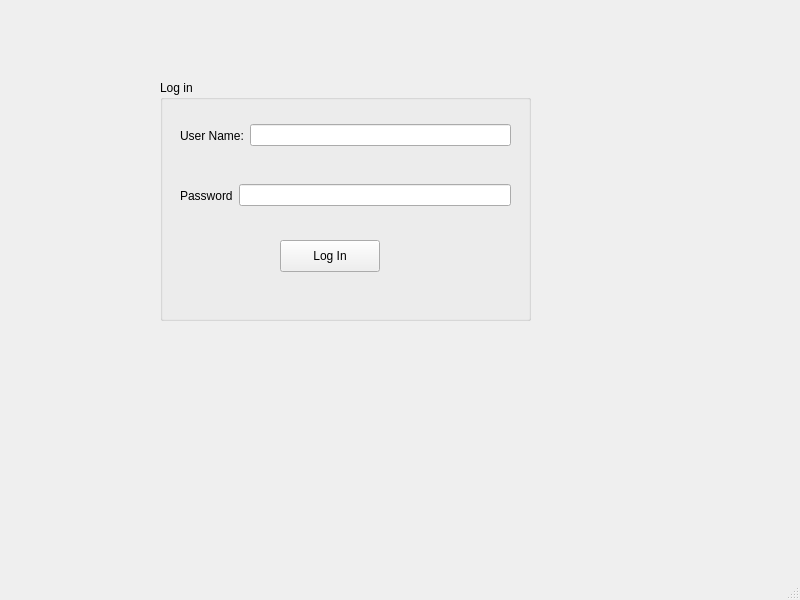
<?xml version="1.0" encoding="UTF-8"?>
<ui version="4.0">
 <class>MainWindow</class>
 <widget class="QMainWindow" name="MainWindow">
  <property name="geometry">
   <rect>
    <x>0</x>
    <y>0</y>
    <width>800</width>
    <height>600</height>
   </rect>
  </property>
  <property name="windowTitle">
   <string>MainWindow</string>
  </property>
  <widget class="QWidget" name="centralwidget">
   <widget class="QGroupBox" name="groupBox">
    <property name="geometry">
     <rect>
      <x>160</x>
      <y>80</y>
      <width>371</width>
      <height>241</height>
     </rect>
    </property>
    <property name="title">
     <string>Log in</string>
    </property>
    <widget class="QLabel" name="label">
     <property name="geometry">
      <rect>
       <x>190</x>
       <y>50</y>
       <width>58</width>
       <height>16</height>
      </rect>
     </property>
     <property name="text">
      <string/>
     </property>
    </widget>
    <widget class="QPushButton" name="pushButton_login">
     <property name="geometry">
      <rect>
       <x>120</x>
       <y>160</y>
       <width>100</width>
       <height>32</height>
      </rect>
     </property>
     <property name="text">
      <string>Log In</string>
     </property>
    </widget>
    <widget class="QWidget" name="">
     <property name="geometry">
      <rect>
       <x>20</x>
       <y>30</y>
       <width>331</width>
       <height>51</height>
      </rect>
     </property>
     <layout class="QHBoxLayout" name="horizontalLayout">
      <item>
       <widget class="QLabel" name="username">
        <property name="text">
         <string>User Name:</string>
        </property>
       </widget>
      </item>
      <item>
       <widget class="QLineEdit" name="lineEdit_2"/>
      </item>
     </layout>
    </widget>
    <widget class="QWidget" name="">
     <property name="geometry">
      <rect>
       <x>20</x>
       <y>90</y>
       <width>331</width>
       <height>51</height>
      </rect>
     </property>
     <layout class="QHBoxLayout" name="horizontalLayout_2">
      <item>
       <widget class="QLabel" name="password">
        <property name="text">
         <string>Password</string>
        </property>
       </widget>
      </item>
      <item>
       <widget class="QLineEdit" name="lineEdit"/>
      </item>
     </layout>
    </widget>
   </widget>
   <widget class="QLabel" name="label_3">
    <property name="geometry">
     <rect>
      <x>210</x>
      <y>280</y>
      <width>62</width>
      <height>74</height>
     </rect>
    </property>
    <property name="text">
     <string/>
    </property>
   </widget>
  </widget>
  <widget class="QMenuBar" name="menubar">
   <property name="geometry">
    <rect>
     <x>0</x>
     <y>0</y>
     <width>800</width>
     <height>24</height>
    </rect>
   </property>
  </widget>
  <widget class="QStatusBar" name="statusbar"/>
 </widget>
 <resources/>
 <connections/>
</ui>
